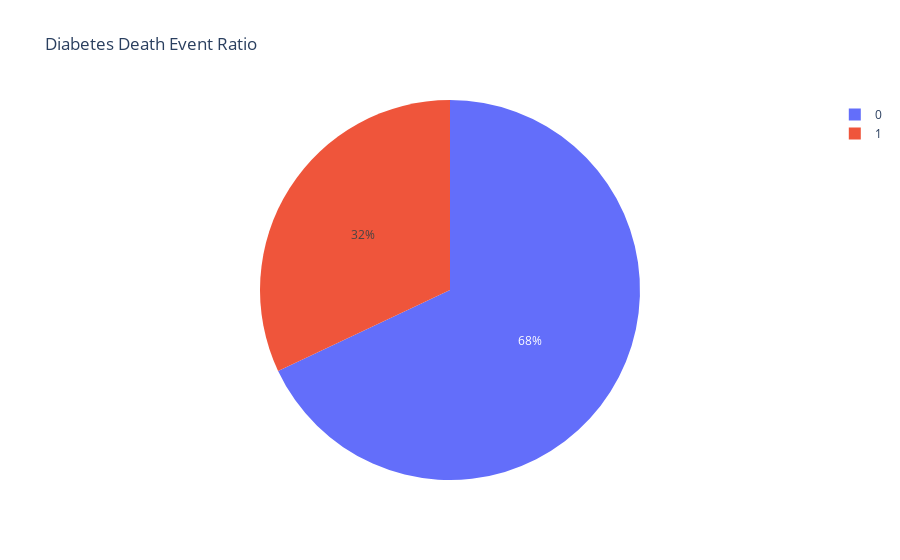

The cell this chart's notebook holds for it:
### Code cell
fig = px.pie(df, values='diabetes',names='DEATH_EVENT', title='Diabetes Death Event Ratio')
fig.show()

### Figure 1 — Plotly figure (JSON) as saved in the notebook; plotly's stock layout.template omitted (floating-point values rounded to 4 significant figures; data arrays with more than 128 entries replaced by an {"elided": "..."} marker saying what was removed)
{"data": [{"domain": {"x": [0, 1], "y": [0, 1]}, "hovertemplate": "DEATH_EVENT=%{label}<br>diabetes=%{value}<extra></extra>", "labels": {"elided": "299 int values"}, "legendgroup": "", "name": "", "showlegend": true, "type": "pie", "values": {"elided": "299 int values"}}], "layout": {"legend": {"tracegroupgap": 0}, "title": {"text": "Diabetes Death Event Ratio"}}}
